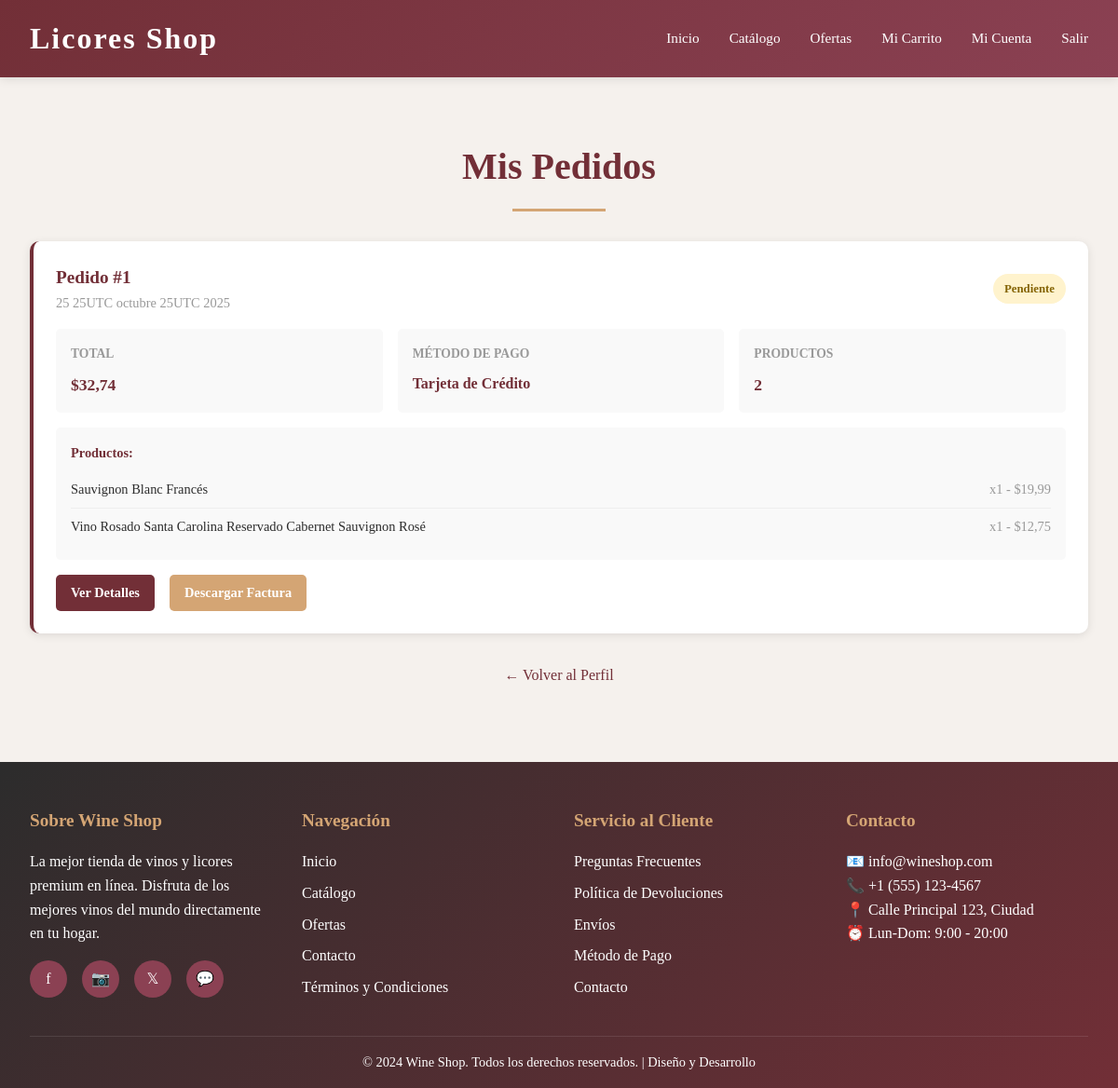
Screenshot of /mis_pedidos/ (signed in) with the database file from the repository.
### shop/models.py (models this page shows, shortened)
class Pedido(models.Model):
    ESTADOS_PEDIDO = [
        ('pendiente', 'Pendiente'),
        ('confirmado', 'Confirmado'),
        ('enviado', 'Enviado'),
        ('entregado', 'Entregado'),
        ('cancelado', 'Cancelado'),
    ]
    METODOS_PAGO = [
        ('tarjeta', 'Tarjeta de Crédito'),
        ('efectivo', 'Efectivo'),
        ('transferencia', 'Transferencia Bancaria'),
    ]
    cliente = models.ForeignKey(User, on_delete=models.CASCADE, related_name='pedidos')
    fecha_pedido = models.DateTimeField(auto_now_add=True)
    total = models.DecimalField(max_digits=10, decimal_places=2)
    estado = models.CharField(max_length=20, choices=ESTADOS_PEDIDO, default='pendiente')
    metodo_pago = models.CharField(max_length=20, choices=METODOS_PAGO)
    direccion_envio = models.TextField()
    ciudad_envio = models.CharField(max_length=100)
    telefono_envio = models.CharField(max_length=20)
    observaciones = models.TextField(blank=True)
    class Meta:
        ordering = ['-fecha_pedido']
        indexes = [
            models.Index(fields=['cliente', 'estado']),
            models.Index(fields=['-fecha_pedido']),
        ]

class DetallePedido(models.Model):
    pedido = models.ForeignKey(Pedido, on_delete=models.CASCADE, related_name='detalles')
    producto = models.ForeignKey(Producto, on_delete=models.SET_NULL, null=True)
    cantidad = models.IntegerField(validators=[MinValueValidator(1)])
    precio_unitario = models.DecimalField(max_digits=10, decimal_places=2)
    @property
    def subtotal(self):
        return self.cantidad * self.precio_unitario

class Producto(models.Model):
    nombre = models.CharField(max_length=200)
    descripcion = models.TextField()
    precio = models.DecimalField(max_digits=10, decimal_places=2, validators=[MinValueValidator(0)])
    precio_oferta = models.DecimalField(max_digits=10, decimal_places=2, blank=True, null=True, validators=[MinValueValidator(0)])
    stock = models.IntegerField(default=0, validators=[MinValueValidator(0)])
    categoria = models.ForeignKey(Categoria, on_delete=models.CASCADE, related_name='productos')
    proveedor = models.ForeignKey(Proveedor, on_delete=models.SET_NULL, null=True, related_name='productos')
    imagen_url = models.URLField()
    imagen_adicional_1 = models.URLField(blank=True, null=True)
    imagen_adicional_2 = models.URLField(blank=True, null=True)
    fecha_agregado = models.DateTimeField(auto_now_add=True)
    activo = models.BooleanField(default=True)
    graduacion = models.CharField(max_length=10, blank=True, null=True)
    pais = models.CharField(max_length=50, blank=True, null=True)
    vina = models.CharField(max_length=100, blank=True, null=True)
    cosecha = models.IntegerField(blank=True, null=True)
    class Meta:
        ordering = ['-fecha_agregado']
        indexes = [
            models.Index(fields=['categoria', 'activo']),
            models.Index(fields=['nombre']),
        ]

### shop/views.py (the view)
# urls.py: path('mis_pedidos/', views.mis_pedidos, name='mis_pedidos'),
@login_required(login_url='login')
def mis_pedidos(request):
    pedidos = Pedido.objects.filter(cliente=request.user)
    context = {
        'pedidos': pedidos,
    }
    return render(request, 'mis_pedidos.html', context)

### templates/mis_pedidos.html (shortened to what this page needs)
{% extends "base.html" %}
{% block content %}
<div class="container">
    <h1 class="section-title">Mis Pedidos</h1>
    {% if pedidos %}
    <div class="pedidos-grid">
        {% for pedido in pedidos %}
        <div class="pedido-card">
            <div class="pedido-header">
                <div>
                    <div class="pedido-numero">Pedido #{{ pedido.id }}</div>
                    <div class="pedido-fecha">{{ pedido.fecha_pedido|date:"d de F de Y" }}</div>
                </div>
                <span class="estado-badge estado-{{ pedido.estado }}">{{ pedido.get_estado_display }}</span>
            </div>
            <div class="pedido-info">
                <div class="info-item">
                    <div class="info-label">Total</div>
                    <div class="info-valor">${{ pedido.total }}</div>
                </div>
                <div class="info-item">
                    <div class="info-label">Método de Pago</div>
                    <div class="info-valor" style="font-size: 1rem;">{{ pedido.get_metodo_pago_display }}</div>
                </div>
                <div class="info-item">
                    <div class="info-label">Productos</div>
                    <div class="info-valor">{{ pedido.detalles.count }}</div>
                </div>
            </div>
            <div class="pedido-items">
                <div style="font-weight: 600; color: #722f37; margin-bottom: 0.5rem; font-size: 0.9rem;">Productos:</div>
                {% for detalle in pedido.detalles.all %}
                <div class="item-mini">
                    <span>{{ detalle.producto.nombre }}</span>
                    <span class="item-cantidad">x{{ detalle.cantidad }} - ${{ detalle.subtotal }}</span>
                </div>
                {% endfor %}
            </div>
            <div class="pedido-acciones">
                <a href="{% url 'detalle_pedido' pedido.id %}" class="btn-ver">Ver Detalles</a>
                <a href="#" class="btn-descargar" onclick="alert('Descargar factura en desarrollo'); return false;">Descargar Factura</a>
            </div>
        </div>
        {% endfor %}
    </div>
    {% else %}
    <div class="pedidos-vacio">
        <h3>Aún no tienes pedidos</h3>
        <p>Comienza tu experiencia de compra en Wine Shop</p>
        <a href="{% url 'catalogo' %}" class="btn btn-primary">Ir al Catálogo</a>
    </div>
    {% endif %}
    <div style="margin-top: 2rem; text-align: center;">
        <a href="{% url 'perfil_usuario' %}" style="color: #722f37; text-decoration: none;">← Volver al Perfil</a>
    </div>
</div>
{% endblock %}

### templates/base.html (style rules this page uses)
* { margin: 0; padding: 0; box-sizing: border-box; }
:root { --primary: #722f37; --secondary: #8b4153; --accent: #d4a574; --light: #f5f1ed; --dark: #2c2c2c; --white: #ffffff; --error: #e74c3c; --success: #27ae60; }
body { font-family: 'Playfair Display', 'Georgia', serif; background-color: var(--light); color: var(--dark); line-height: 1.6; }
.container { max-width: 1200px; margin: 0 auto; padding: 2rem; }
.section-title { font-size: 2.5rem; color: var(--primary); margin: 2rem 0 1rem; text-align: center; position: relative; padding-bottom: 1rem; }
.section-title::after { content: ''; position: absolute; bottom: 0; left: 50%; transform: translateX(-50%); width: 100px; height: 3px; background: var(--accent); }

### templates/mis_pedidos.html (style rules this page uses)
.pedidos-grid { display: grid; gap: 1.5rem; margin: 2rem 0; }
.pedido-card { background: white; padding: 1.5rem; border-radius: 10px; box-shadow: 0 2px 10px rgba(0,0,0,0.1); border-left: 4px solid #722f37; }
.pedido-header { display: flex; justify-content: space-between; align-items: center; margin-bottom: 1rem; flex-wrap: wrap; gap: 1rem; }
.pedido-numero { font-size: 1.2rem; color: #722f37; font-weight: 700; }
.pedido-fecha { color: #999; font-size: 0.9rem; }
.estado-badge { display: inline-block; padding: 0.35rem 0.75rem; border-radius: 20px; font-size: 0.8rem; font-weight: 600; }
.estado-pendiente { background: #fff3cd; color: #856404; }
.pedido-info { display: grid; grid-template-columns: repeat(auto-fit, minmax(150px, 1fr)); gap: 1rem; margin: 1rem 0; }
.info-item { background: #f9f9f9; padding: 1rem; border-radius: 5px; }
.info-label { color: #999; font-size: 0.85rem; text-transform: uppercase; font-weight: 600; margin-bottom: 0.5rem; }
.info-valor { color: #722f37; font-size: 1.1rem; font-weight: 700; }
.pedido-items { background: #f9f9f9; padding: 1rem; border-radius: 5px; margin: 1rem 0; max-height: 150px; overflow-y: auto; }
.item-mini { display: flex; justify-content: space-between; padding: 0.5rem 0; border-bottom: 1px solid #eee; font-size: 0.9rem; }
.item-mini:last-child { border-bottom: none; }
.item-cantidad { color: #999; }
.pedido-acciones { display: flex; gap: 1rem; margin-top: 1rem; }
.pedido-acciones a { padding: 0.5rem 1rem; border-radius: 5px; text-decoration: none; font-size: 0.9rem; font-weight: 600; transition: all 0.3s ease; }
.btn-ver { background: #722f37; color: white; }
.btn-descargar { background: #d4a574; color: white; }

### rows the page displays
Pedido: id "1", fecha_pedido "25 25UTC octubre 25UTC 2025", estado "Pendiente", total "32,74", metodo_pago "Tarjeta de Crédito", detalles.count "2"
DetallePedido: producto.nombre "Sauvignon Blanc Francés", cantidad "1", subtotal "19,99"
DetallePedido: producto.nombre "Vino Rosado Santa Carolina Reservado Cabernet Sauvignon Rosé", cantidad "1", subtotal "12,75"
